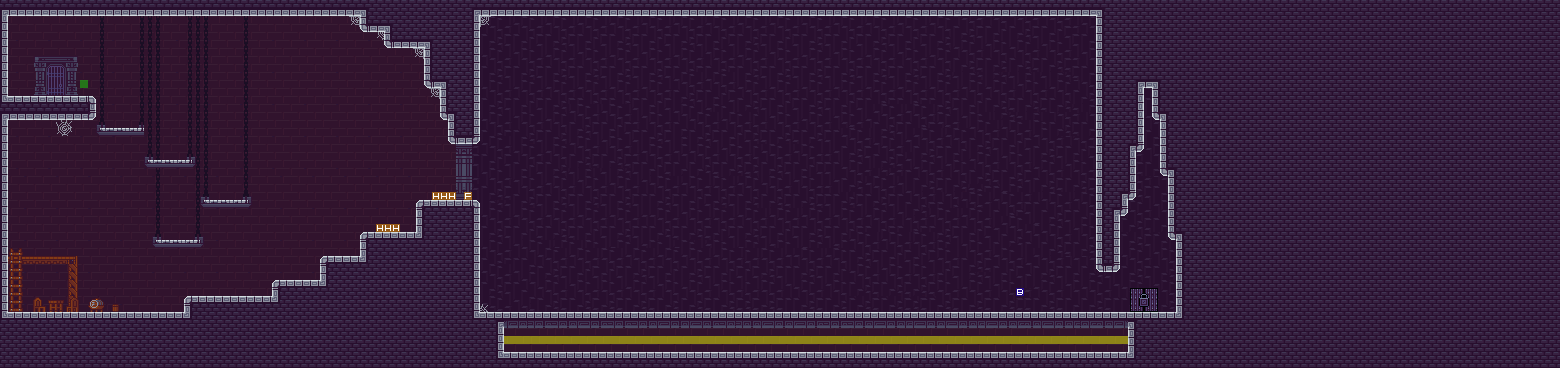

Tiled map render using the project's own tile images. Description and the map definition, with tile-layer contents summarised, below:
An orthogonal 195x46 tile map with 8x8 px tiles, 5 tile layers (Background, Background2, Background3, Map, ...), 1 hidden layer not drawn, 2 tilesets and 29 objects.

<map version="1.10" tiledversion="1.11.0" orientation="orthogonal" renderorder="right-down" width="195" height="46" tilewidth="8" tileheight="8" infinite="0" nextlayerid="11" nextobjectid="152">
 <tileset firstgid="1" name="MapMetadata" tilewidth="8" tileheight="8" tilecount="12" columns="12">
  <grid orientation="orthogonal" width="16" height="16" />
  <image source="MapMetadata.png" width="96" height="8" />
 </tileset>
 <tileset firstgid="13" name="Tileset" tilewidth="8" tileheight="8" tilecount="3680" columns="80">
  <image source="Tileset.png" width="640" height="372" />
  <wangsets>
   <wangset name="Walls" type="corner" tile="-1">
    <wangcolor name="" color="#ff0000" tile="163" probability="1" />
    <wangtile tileid="83" wangid="0,0,0,1,0,1,0,0" />
    <wangtile tileid="87" wangid="0,1,0,0,0,1,0,1" />
    <wangtile tileid="88" wangid="0,1,0,1,0,0,0,1" />
    <wangtile tileid="162" wangid="0,1,0,1,0,0,0,0" />
    <wangtile tileid="163" wangid="0,1,0,1,0,1,0,1" />
    <wangtile tileid="164" wangid="0,0,0,0,0,1,0,1" />
    <wangtile tileid="167" wangid="0,0,0,1,0,1,0,1" />
    <wangtile tileid="168" wangid="0,1,0,1,0,1,0,0" />
    <wangtile tileid="243" wangid="0,1,0,0,0,0,0,1" />
    <wangtile tileid="406" wangid="0,0,0,1,0,0,0,0" />
    <wangtile tileid="407" wangid="0,0,0,0,0,1,0,0" />
    <wangtile tileid="486" wangid="0,1,0,0,0,0,0,0" />
    <wangtile tileid="487" wangid="0,0,0,0,0,0,0,1" />
   </wangset>
  </wangsets>
 </tileset>
 <layer id="1" name="Background" width="195" height="46">
  <properties>
   <property name="Draw" type="bool" value="true" />
  </properties>
  <data>[8970 cells, 6900 non-empty, 16 distinct tile ids]</data>
 </layer>
 <layer id="6" name="Background2" width="195" height="46">
  <properties>
   <property name="Draw" type="bool" value="true" />
  </properties>
  <data>[8970 cells, 3418 non-empty, 111 distinct tile ids]</data>
 </layer>
 <layer id="10" name="Background3" width="195" height="46">
  <properties>
   <property name="Draw" type="bool" value="true" />
  </properties>
  <data>[8970 cells, 40 non-empty, 26 distinct tile ids]</data>
 </layer>
 <layer id="2" name="Map" width="195" height="46">
  <properties>
   <property name="Draw" type="bool" value="true" />
  </properties>
  <data>[8970 cells, 4157 non-empty, 94 distinct tile ids]</data>
 </layer>
 <layer id="9" name="Events" width="195" height="46">
  <data>[8970 cells, 87 non-empty, 5 distinct tile ids]</data>
 </layer>
 <objectgroup id="4" name="Objects">
  <object id="115" x="0" y="0" width="8" height="120" />
  <object id="116" x="8" y="96" width="88" height="24" />
  <object id="117" x="96" y="128" width="48" height="8" />
  <object id="118" x="144" y="160" width="48" height="8" />
  <object id="119" x="200" y="200" width="48" height="8" />
  <object id="120" x="152" y="240" width="48" height="8" />
  <object id="122" x="0" y="312" width="1200" height="56" />
  <object id="123" x="1176" y="0" width="24" height="312" />
  <object id="125" x="8" y="0" width="1168" height="16" />
  <object id="126" x="360" y="16" width="120" height="16" />
  <object id="128" x="384" y="32" width="96" height="16" />
  <object id="130" x="424" y="48" width="56" height="40" />
  <object id="131" x="440" y="88" width="40" height="32" />
  <object id="132" x="448" y="120" width="32" height="24" />
  <object id="133" x="416" y="200" width="64" height="112" />
  <object id="134" x="360" y="232" width="56" height="80" />
  <object id="136" x="320" y="256" width="40" height="56" />
  <object id="138" x="184" y="296" width="88" height="16" />
  <object id="139" x="272" y="280" width="48" height="32" />
  <object id="141" x="1096" y="16" width="24" height="256" />
  <object id="142" x="1120" y="16" width="56" height="72" />
  <object id="143" x="1152" y="88" width="24" height="32" />
  <object id="144" x="1160" y="120" width="16" height="56" />
  <object id="145" x="1168" y="176" width="8" height="64" />
  <object id="146" x="1120" y="200" width="8" height="16" />
  <object id="147" x="1120" y="88" width="16" height="112" />
  <object id="148" x="1136" y="88" width="8" height="64" />
  <object id="149" x="1143.86" y="288.364" width="13.9545" height="23.6364">
   <properties>
    <property name="TYPE" value="WIN" />
   </properties>
  </object>
  <object id="151" x="0" y="120" width="8" height="192" />
 </objectgroup>
 <layer id="5" name="Navigation" width="195" height="46" visible="0">
  <properties>
   <property name="Navigation" type="bool" value="true" />
  </properties>
  <data>[8970 cells, 0 non-empty, 0 distinct tile ids]</data>
 </layer>
</map>
